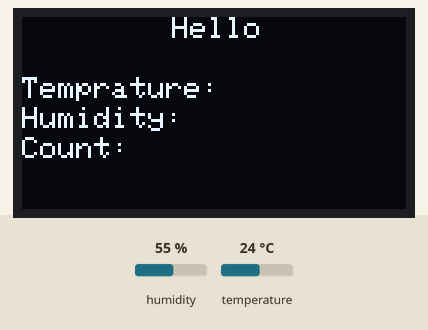
This sketch was run on a simulated Arduino Uno, built with avr-gcc and run on an emulated ATmega328P. Parts: 128×64 one-colour display. Inputs (shaded band) come from the test bench; at power-on: humidity 55 %, temperature 24 °C.

Above: at 0.2 s.
At 3.4 s:
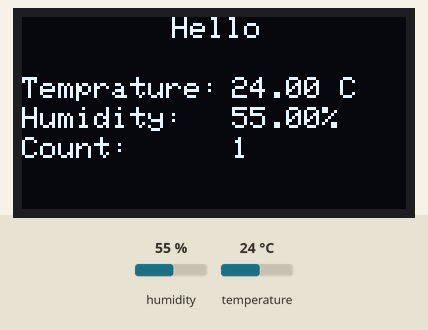

The sketch:

NodeMCU_DHT22_OLED.ino
```cpp
#include <FS.h>  //this needs to be first, or it all crashes and burns...
#include <Wire.h>
#include <DHT.h>
#include "HVACData.h"
#include <SPI.h>
#include <Adafruit_GFX.h>
#include <Adafruit_SSD1306.h>

// OLED Constants
#define SCREEN_WIDTH 128     // OLED display width, in pixels
#define SCREEN_HEIGHT 64     // OLED display height, in pixels
#define OLED_RESET -1        // Reset pin
#define SCREEN_ADDRESS 0x3C  // Declaration for SSD1306 display connected using I2C

// DHT22 Constants
#define DHT22PIN 12  //pin gpio 12 in sensor = D6
#define DHT22TYPE DHT22
#define DATA_GATHER_INTERVAL_IN_MILISECOND 60000

// OLED
Adafruit_SSD1306 display(SCREEN_WIDTH, SCREEN_HEIGHT, &Wire, OLED_RESET);

// DHT22
DHT dht22(DHT22PIN, DHT22TYPE);
unsigned long lastTime = 0;
unsigned long timerDelay = 0;
unsigned int dht22ReadCount = 0;

void setup_oled() {
  if (!display.begin(SSD1306_SWITCHCAPVCC, SCREEN_ADDRESS)) {
    Serial.println(F("SSD1306 allocation failed"));
    for (;;)
      ;  // Don't proceed, loop forever
  }
}

void print_on_oled(int16_t x, int16_t y, const char c[]) {
  display.setTextSize(1);
  display.setTextColor(WHITE, BLACK);
  display.setCursor(x, y);
  display.println(c);
  display.display();
}

void print_on_oled_values(const char t[], const char h[], const char c[]) {
  print_on_oled(70, 20, "    ");
  print_on_oled(70, 30, "   ");
  print_on_oled(70, 40, "   ");
  print_on_oled(70, 20, t);
  print_on_oled(70, 30, h);
  print_on_oled(70, 40, c);
}

bool getSensorsData(HVACData data[2]) {
  delay(1000);

  bool readCorrectValue = false;

  float fH22 = 0;
  float fT22 = 0;

  int h22 = dht22.readHumidity() * 10;
  int t22 = dht22.readTemperature() * 10;
  fH22 = float(h22) / 10;
  fT22 = float(t22) / 10;

  String tValue = String(fT22) + " C";
  String hValue = String(fH22) + "%";

  if ((fT22 <= 80 && fT22 >= -40) && (fH22 <= 100 && fH22 >= 0)) {
    readCorrectValue = true;
  }

  data[0].SetData(fT22, "DHT22", "T");
  data[1].SetData(fH22, "DHT22", "H");

  return readCorrectValue;
}

void mqtt_Publish_TempratureAndHumidity() {

  if ((timerDelay != 0) && (millis() - lastTime) <= timerDelay) {
    return;
  }

  timerDelay = DATA_GATHER_INTERVAL_IN_MILISECOND;

  HVACData data[2];
  bool readCorrectValue = getSensorsData(data);

  if (readCorrectValue != true) {
    print_on_oled_values("NCV ", "NCV", "NCV");
    return;
  }

  String tValue = String(data[0].GetData()) + " C";
  String hValue = String(data[1].GetData()) + "%";

  lastTime = millis();

  dht22ReadCount += 1;
  print_on_oled_values(tValue.c_str(), hValue.c_str(), String(dht22ReadCount).c_str());
}

void setup() {

  Serial.begin(115200);

  setup_oled();

  display.clearDisplay();
  print_on_oled(50, 0, "Hello");
  print_on_oled(0, 20, "Temprature: ");
  print_on_oled(0, 30, "Humidity:   ");
  print_on_oled(0, 40, "Count:      ");

  dht22.begin();

  delay(2000);
}

void loop() {
  mqtt_Publish_TempratureAndHumidity();
}
```

HVACData.cpp
```cpp
#include "Arduino.h"
#include "HVACData.h"

void HVACData::SetData(float data, String sensorType, String dataType)
{
  _data = data;
  _sensorType = sensorType;
  _dataType = dataType;
}

float HVACData::GetData()
{
  return _data;
}

String HVACData::GetSensorType()
{
  return _sensorType;
}

String HVACData::GetDataType()
{
  return _dataType;
}
```

HVACData.h
```cpp
#ifndef HVACDATA_H
#define HVACDATA_H

#include "Arduino.h"

class HVACData
{
  public:
    void SetData(float data, String sensorType, String dataType);
    float GetData();
    String GetSensorType();
    String GetDataType();
  private:
    float _data;
    String _sensorType;
    String _dataType;
};

#endif
```

Measured:
- what the display in image 0 shows lasts 3.2 s, from 0.1 s to 3.3 s
